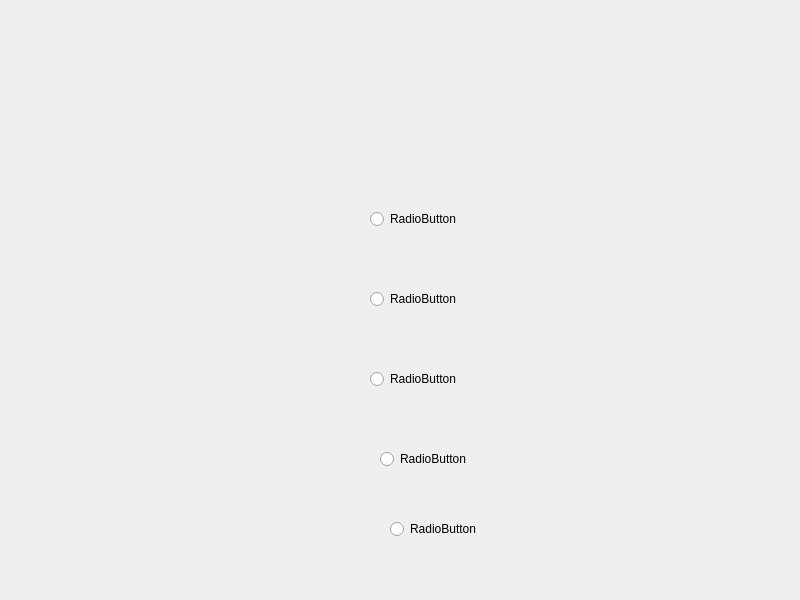
<?xml version="1.0" encoding="UTF-8"?>
<ui version="4.0">
 <class>Widget</class>
 <widget class="QWidget" name="Widget">
  <property name="geometry">
   <rect>
    <x>0</x>
    <y>0</y>
    <width>800</width>
    <height>600</height>
   </rect>
  </property>
  <property name="windowTitle">
   <string>Widget</string>
  </property>
  <widget class="QRadioButton" name="radioButton">
   <property name="geometry">
    <rect>
     <x>370</x>
     <y>210</y>
     <width>91</width>
     <height>18</height>
    </rect>
   </property>
   <property name="text">
    <string>RadioButton</string>
   </property>
  </widget>
  <widget class="QRadioButton" name="radioButton_2">
   <property name="geometry">
    <rect>
     <x>370</x>
     <y>290</y>
     <width>91</width>
     <height>18</height>
    </rect>
   </property>
   <property name="text">
    <string>RadioButton</string>
   </property>
  </widget>
  <widget class="QRadioButton" name="radioButton_3">
   <property name="geometry">
    <rect>
     <x>370</x>
     <y>370</y>
     <width>91</width>
     <height>18</height>
    </rect>
   </property>
   <property name="text">
    <string>RadioButton</string>
   </property>
  </widget>
  <widget class="QRadioButton" name="radioButton_4">
   <property name="geometry">
    <rect>
     <x>380</x>
     <y>450</y>
     <width>91</width>
     <height>18</height>
    </rect>
   </property>
   <property name="text">
    <string>RadioButton</string>
   </property>
  </widget>
  <widget class="QRadioButton" name="radioButton_5">
   <property name="geometry">
    <rect>
     <x>390</x>
     <y>520</y>
     <width>91</width>
     <height>18</height>
    </rect>
   </property>
   <property name="text">
    <string>RadioButton</string>
   </property>
  </widget>
 </widget>
 <resources/>
 <connections/>
</ui>
